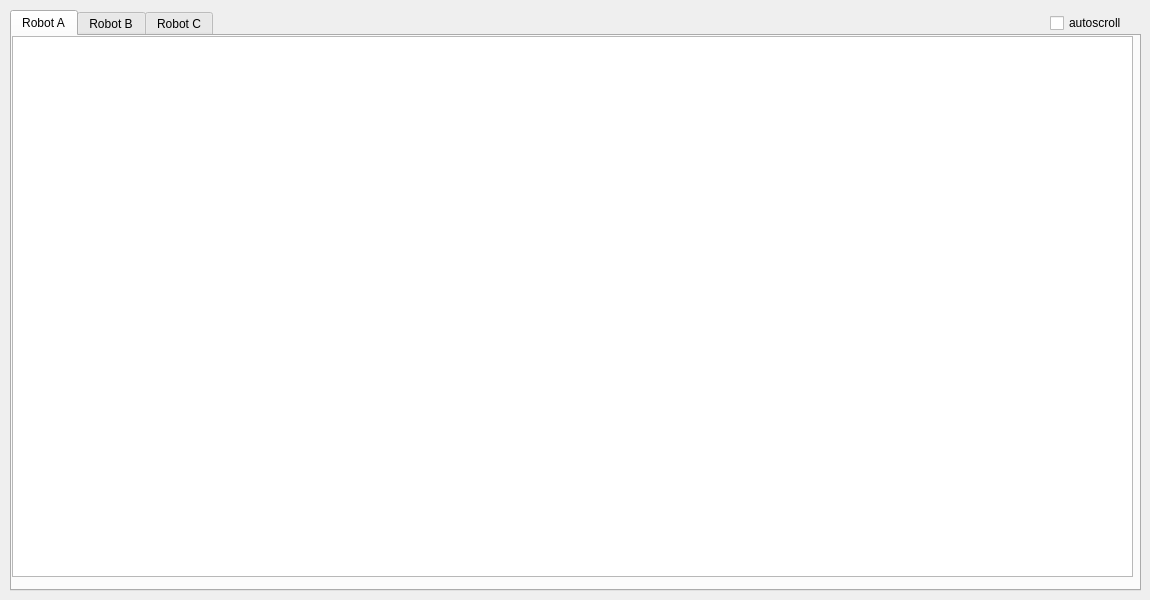
<?xml version="1.0" encoding="UTF-8"?>
<ui version="4.0">
 <class>detailed_table</class>
 <widget class="QWidget" name="detailed_table">
  <property name="geometry">
   <rect>
    <x>0</x>
    <y>0</y>
    <width>1150</width>
    <height>600</height>
   </rect>
  </property>
  <property name="minimumSize">
   <size>
    <width>1150</width>
    <height>600</height>
   </size>
  </property>
  <property name="maximumSize">
   <size>
    <width>1150</width>
    <height>600</height>
   </size>
  </property>
  <property name="windowTitle">
   <string>Form</string>
  </property>
  <widget class="QTabWidget" name="tabWidget">
   <property name="geometry">
    <rect>
     <x>10</x>
     <y>10</y>
     <width>1131</width>
     <height>581</height>
    </rect>
   </property>
   <property name="currentIndex">
    <number>0</number>
   </property>
   <widget class="QWidget" name="tab">
    <attribute name="title">
     <string>Robot A</string>
    </attribute>
    <widget class="QTableWidget" name="tableWidget">
     <property name="geometry">
      <rect>
       <x>0</x>
       <y>0</y>
       <width>1121</width>
       <height>541</height>
      </rect>
     </property>
    </widget>
   </widget>
   <widget class="QWidget" name="tab_2">
    <attribute name="title">
     <string>Robot B</string>
    </attribute>
    <widget class="QTableWidget" name="tableWidget_2">
     <property name="geometry">
      <rect>
       <x>0</x>
       <y>0</y>
       <width>1121</width>
       <height>541</height>
      </rect>
     </property>
    </widget>
   </widget>
   <widget class="QWidget" name="tab_3">
    <attribute name="title">
     <string>Robot C</string>
    </attribute>
    <widget class="QTableWidget" name="tableWidget_3">
     <property name="geometry">
      <rect>
       <x>0</x>
       <y>0</y>
       <width>1121</width>
       <height>541</height>
      </rect>
     </property>
    </widget>
   </widget>
  </widget>
  <widget class="QCheckBox" name="checkBox">
   <property name="geometry">
    <rect>
     <x>1050</x>
     <y>10</y>
     <width>90</width>
     <height>26</height>
    </rect>
   </property>
   <property name="text">
    <string>autoscroll</string>
   </property>
   <property name="checked">
    <bool>false</bool>
   </property>
  </widget>
 </widget>
 <resources/>
 <connections/>
</ui>
